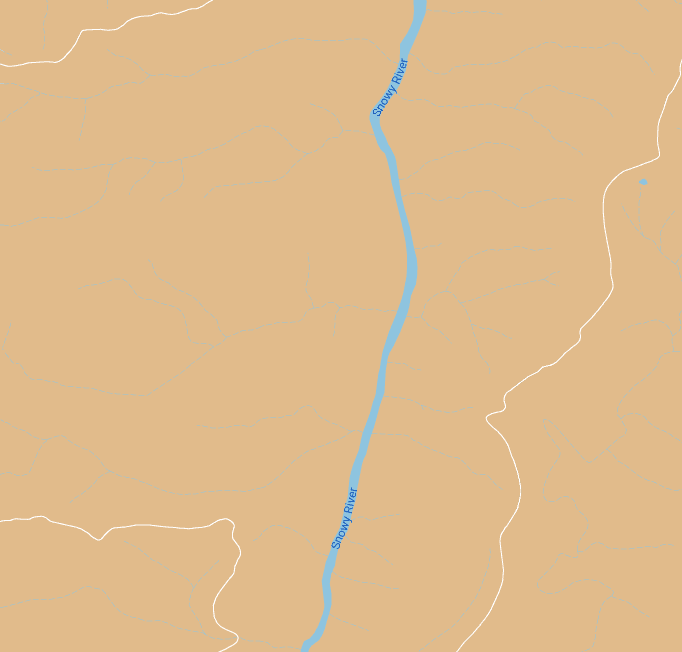
#> input picture imaging/image.png, 682 x 652 px
$ python image_processor.py
#> lines starting #> are read from the running program, lines starting #| are printed output that depends on the picture; after the words box and inside, x2 and y2 are one past the last pixel; in counts of white or black regions, pixels touching at a corner belong together
### utils.py
import numpy as np
import matplotlib.pyplot as plt
import random
import scipy
import PIL

# [167 lines left out: functions start_fire, start_fire_grid, burning_prob, if_burning_around, update, colormap and 2 more, not called in this run]

def wind(i,N):
    theta = np.pi/N*i
    return [50*np.cos(theta),50*np.sin(theta)]


# [17 lines left out: functions get_cell, set_cell, not called in this run]


def _img_a_cast(img_a, dtype, true_color=False):
    """
    This function checks and corrects for any errors in our image format.
    """

    # Make sure the max and min are 255 and 0 for any given value.
    img_a = np.maximum(img_a, 0)
    img_a = np.minimum(img_a, 255)


    # round any floats to integers
    img_a = np.round(img_a, 0)
    img_a = np.array(img_a + 1.0e-6, dtype=dtype)

    # handles grayscale images
    if len(img_a.shape) == 2:
        if true_color:
            img_a_gs = np.zeros((img_a.shape[0], img_a.shape[1], 3),
                                dtype=dtype)
            for k in range(3):
                img_a_gs[:, :, k] = img_a
            return img_a_gs
        else:
            return img_a

    # tests for unexpected image types by seeing if there's more than RGB channels
    # or if the last shape has more than 3 channels.
    else:
        if len(img_a.shape) != 3 or img_a.shape[2] != 3:
            raise RuntimeError("Unexpected image type")
        return img_a

def linear_filter(img_a, W, **kwargs):
    """
    Applies a convolution with a kernel W to the supplied image
    """

    img_a = _img_a_cast(img_a, dtype=np.int64)
    W = np.fliplr(np.flipud(W))

    if len(img_a.shape) == 2:
        img_filtered_a = scipy.ndimage.convolve(img_a, W, **kwargs)
    else:
        if len(img_a.shape) != 3 or img_a.shape[2] != 3:
            raise RuntimeError("Unexpected image type")
        img_filtered_a = np.zeros_like(img_a)
        for k in range(3):
            img_filtered_a[:, :, k] = scipy.ndimage.convolve(
                img_a[:, :, k], W, **kwargs)

    return _img_a_cast(img_filtered_a, dtype=np.int64)

def imwrite(fp, img_a, **kwargs):
    img_a = _img_a_cast(img_a, dtype=np.uint8)
    img = PIL.Image.fromarray(img_a)
    img.save(fp, **kwargs)

### image_processor.py
import PIL.Image
import numpy as np
from utils import imwrite, linear_filter


with PIL.Image.open('imaging/image.png', 'r') as h:
#> h is the input picture: PIL image 682x652 RGBA; mean R, G, B, A 223.4, 187.3, 141, 255
    img = np.array(h, dtype=np.int64)

img = img[:, :, :3]
#> img: shape (652, 682, 3) int64
img[:, :, 2] = 0
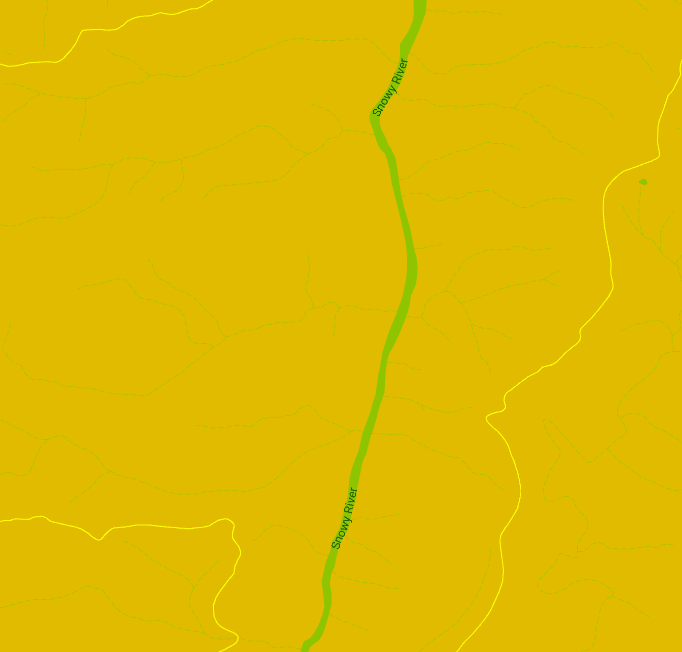
#> img: shape (652, 682, 3) int64; mean R, G, B 223.4, 187.3, 0
img[:, :, 1] = 0
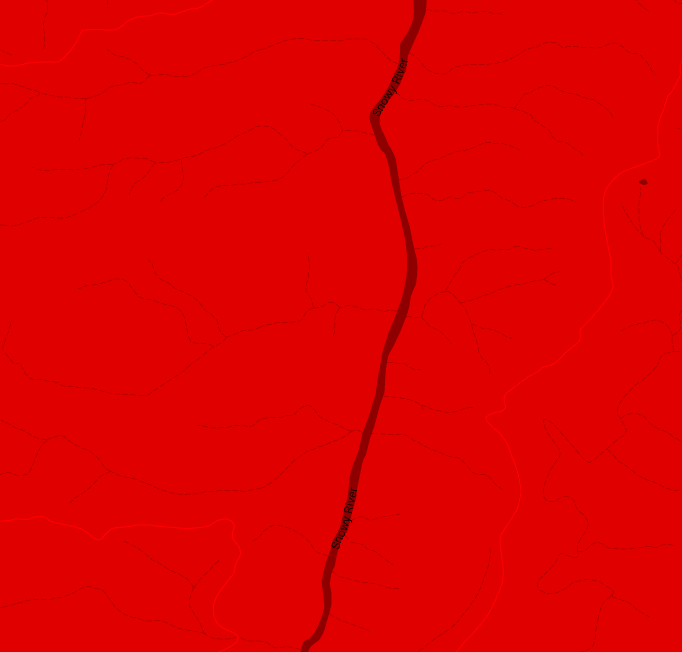
#> img: shape (652, 682, 3) int64; mean R, G, B 223.4, 0, 0
img[img[:, :, 0] > 210] = 0
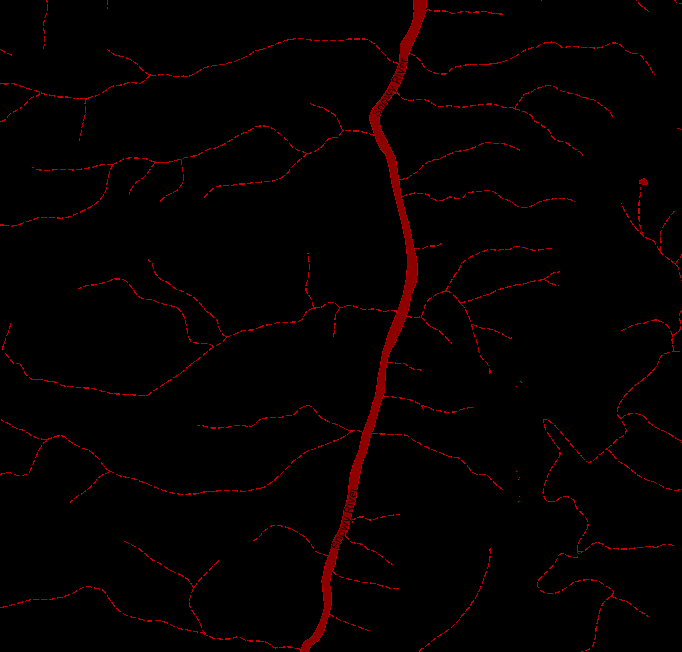
#> img: shape (652, 682, 3) int64; mean R, G, B 4.8, 0, 0

W_0 = np.array([[1,1,1],
                [1,1,1],
                [1,1,1]]
              ) * 10

img_linear = linear_filter(img, W_0, mode = "reflect")
#> after the loop in linear_filter, `for k in range(3):`:
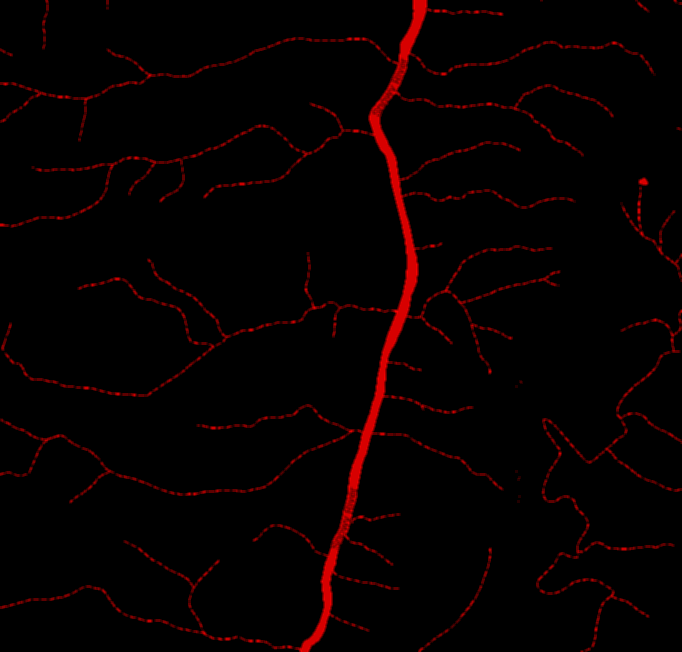
#> img_filtered_a: shape (652, 682, 3) int64; mean of channels 0, 1, 2 429.1, 0, 0; drawn with min black and max white
#> call 2 of _img_a_cast, with true_color = False
#> in _img_a_cast (call 2), `img_a = np.minimum(img_a, 255)`:
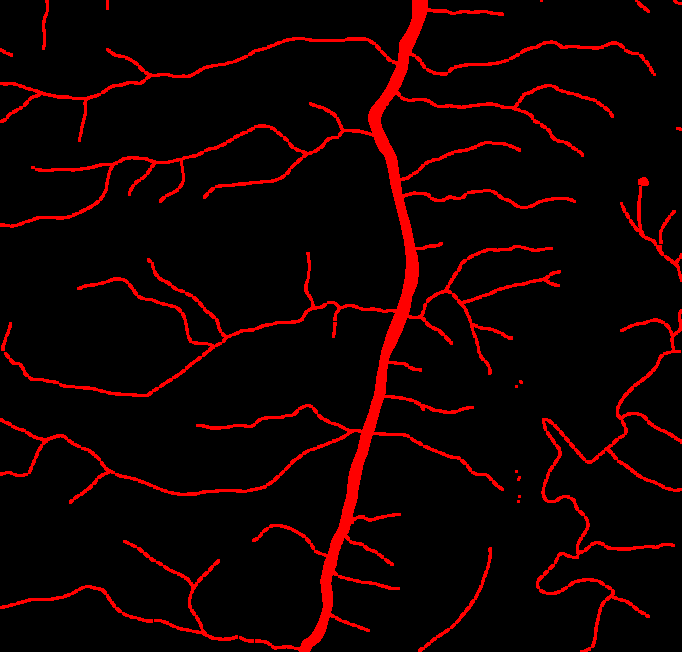
#> img_a: shape (652, 682, 3) int64; mean of channels 0, 1, 2 18.4, 0, 0; drawn as R, G, B

# for i in range(1):
#     img_linear = linear_filter(img_linear, W_0, mode = "reflect")

img_linear = np.sum(img_linear, axis=2)
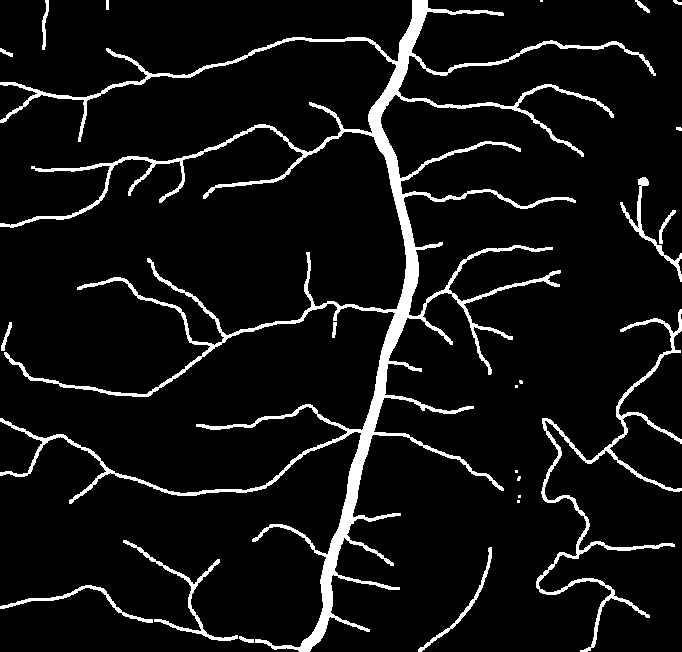
#> img_linear: shape (652, 682) int64; 7.2% white; 23 white regions (7 under 20 px), largest, box (x1, y1, x2, y2) and area: (0, 0, 656, 652) 25086, (536, 309, 682, 652) 3609, (123, 540, 238, 641) 903

np.save('imaging/processed.npy', img_linear)
imwrite('imaging/processed.png', img_linear)
